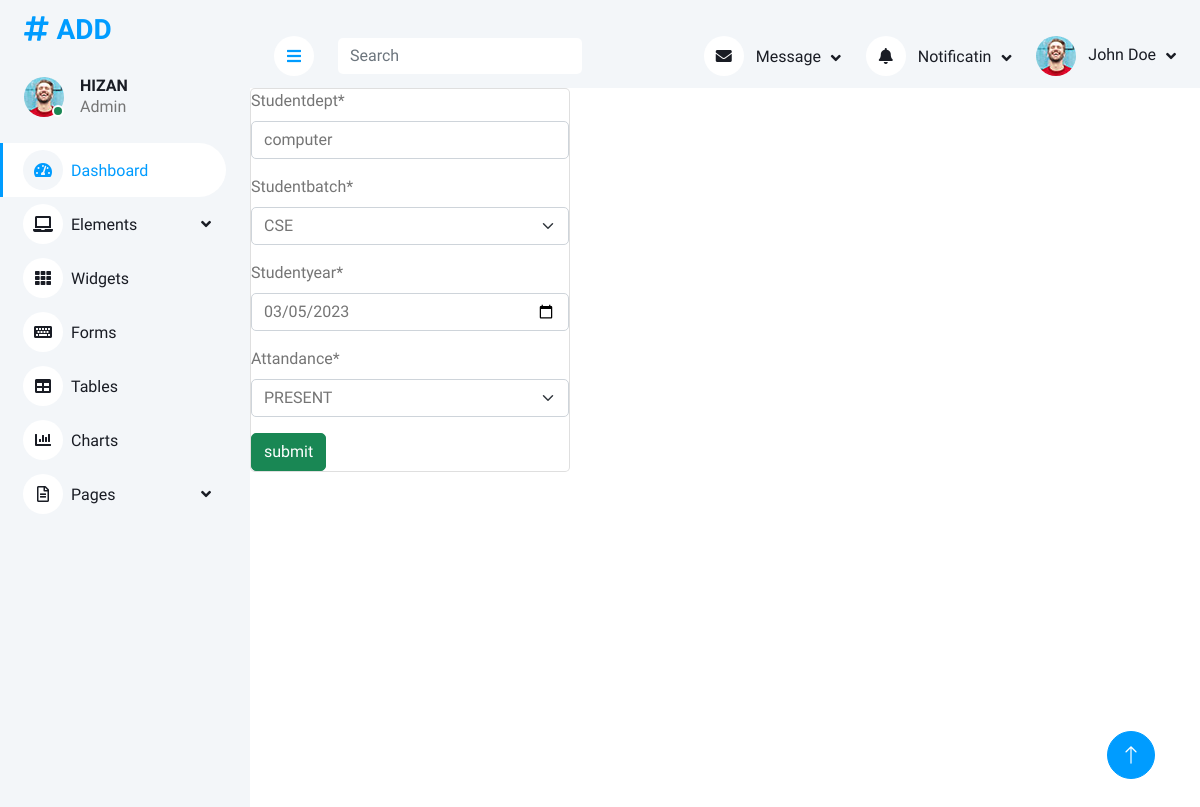
/update_attandance1/3/, run on the app's committed database.
### app1/models.py (models this page shows, shortened)
class attandance(models.Model):
    studentdept=models.CharField(max_length=100)
    studentbatch=models.CharField(max_length=100)
    studentyear=models.DateField()
    attandance=models.CharField(max_length=100)

### app1/views.py (the view)
# urls.py: path('update_attandance1/<int:id>/', views.update_attandance1, name='update_attandance1'),
def update_attandance1(request,id):
    data=attandance.objects.get(id=id)
    form=attandanceform(instance=data)
    if request.method=='POST':
        form=attandanceform(request.POST,instance=data)
        if form.is_valid():
            form.save()
            return redirect('view_attandance1')
    return render (request,'update.html',{'form':form})

### app1/forms.py
class attandanceform(forms.ModelForm):
    studentyear= forms.DateField(widget=dateinput)
    attandance=forms.ChoiceField(choices=ATT)
    studentbatch=forms.ChoiceField(choices=BATCH)
    class Meta:
        model = attandance
        fields = '__all__'

### templates/update.html (shortened to what this page needs)
<!DOCTYPE html>
{% load static %}
{% load crispy_forms_tags %}
<html lang="en">
<head>
    <link href="https://cdnjs.cloudflare.com/ajax/libs/font-awesome/5.10.0/css/all.min.css" rel="stylesheet">
    <link href="https://cdn.jsdelivr.net/npm/bootstrap-icons@1.4.1/font/bootstrap-icons.css" rel="stylesheet">
    <link href="{% static '2ndstatic/lib/owlcarousel/assets/owl.carousel.min.css' %}" rel="stylesheet">
    <link href="{% static '2ndstatic/lib/tempusdominus/css/tempusdominus-bootstrap-4.min.css' %}" rel="stylesheet" />
    <link href="{% static '2ndstatic/css/bootstrap.min.css' %}" rel="stylesheet">
    <link href="{% static '2ndstatic/css/style.css' %}" rel="stylesheet">
</head>
<body>
        <div class="sidebar pe-4 pb-3">
            <nav class="navbar bg-light navbar-light">
                <a href="index.html" class="navbar-brand mx-4 mb-3">
                    <h3 class="text-primary"><i class="fa fa-hashtag me-2"></i>ADD <PAGE></PAGE></h3>
                </a>
                <div class="d-flex align-items-center ms-4 mb-4">
                    <div class="position-relative">
                        <img class="rounded-circle" src="{% static '2ndstatic/img/user.jpg' %}" alt="" style="width: 40px; height: 40px;">
                        <div class="bg-success rounded-circle border border-2 border-white position-absolute end-0 bottom-0 p-1"></div>
                    </div>
                    <div class="ms-3">
                        <h6 class="mb-0">HIZAN</h6>
                        <span>Admin</span>
                    </div>
                </div>
                <div class="navbar-nav w-100">
                    <a href="index.html" class="nav-item nav-link active"><i class="fa fa-tachometer-alt me-2"></i>Dashboard</a>
                    <div class="nav-item dropdown">
                        <a href="#" class="nav-link dropdown-toggle" data-bs-toggle="dropdown"><i class="fa fa-laptop me-2"></i>Elements</a>
                    </div>
                    <a href="widget.html" class="nav-item nav-link"><i class="fa fa-th me-2"></i>Widgets</a>
                    <a href="form.html" class="nav-item nav-link"><i class="fa fa-keyboard me-2"></i>Forms</a>
                    <a href="table.html" class="nav-item nav-link"><i class="fa fa-table me-2"></i>Tables</a>
                    <a href="chart.html" class="nav-item nav-link"><i class="fa fa-chart-bar me-2"></i>Charts</a>
                    <div class="nav-item dropdown">
                        <a href="#" class="nav-link dropdown-toggle" data-bs-toggle="dropdown"><i class="far fa-file-alt me-2"></i>Pages</a>
                    </div>
                </div>
            </nav>
        </div>
         Content Start
        <div class="content">
            <nav class="navbar navbar-expand bg-light navbar-light sticky-top px-4 py-0">
                <a href="#" class="sidebar-toggler flex-shrink-0">
                    <i class="fa fa-bars"></i>
                </a>
                <form class="d-none d-md-flex ms-4">
                    <input class="form-control border-0" type="search" placeholder="Search">
                </form>
                <div class="navbar-nav align-items-center ms-auto">
                    <div class="nav-item dropdown">
                        <a href="#" class="nav-link dropdown-toggle" data-bs-toggle="dropdown">
                            <i class="fa fa-envelope me-lg-2"></i>
                            <span class="d-none d-lg-inline-flex">Message</span>
                        </a>
                    </div>
                    <div class="nav-item dropdown">
                        <a href="#" class="nav-link dropdown-toggle" data-bs-toggle="dropdown">
                            <i class="fa fa-bell me-lg-2"></i>
                            <span class="d-none d-lg-inline-flex">Notificatin</span>
                        </a>
                    </div>
                    <div class="nav-item dropdown">
                        <a href="#" class="nav-link dropdown-toggle" data-bs-toggle="dropdown">
                            <img class="rounded-circle me-lg-2" src="{% static '2ndstatic/img/user.jpg' %}" alt="" style="width: 40px; height: 40px;">
                            <span class="d-none d-lg-inline-flex">John Doe</span>
                        </a>
                    </div>
                </div>
            </nav>
            <div class="card" style="width: 20rem; ">
    <form method="post">
    {{form|crispy}}
    <button class="btn btn-success"> submit</button>
</form>
</div>
        </div>
        <a href="#" class="btn btn-lg btn-primary btn-lg-square back-to-top"><i class="bi bi-arrow-up"></i></a>
</body>
</html>

### static/2ndstatic/css/style.css (style rules this page uses)
:root { --primary: #009CFF; --light: #F3F6F9; --dark: #191C24; }
.back-to-top { position: fixed; display: none; right: 45px; bottom: 45px; z-index: 99; }
.btn { transition: .5s; }
.btn.btn-primary { color: #FFFFFF; }
.btn-lg-square { width: 48px; height: 48px; }
.btn-square, .btn-sm-square, .btn-lg-square { padding: 0; display: inline-flex; align-items: center; justify-content: center; font-weight: normal; border-radius: 50px; }
.sidebar { position: fixed; top: 0; left: 0; bottom: 0; width: 250px; height: 100vh; overflow-y: auto; background: var(--light); transition: 0.5s; z-index: 999; }
.content { margin-left: 250px; min-height: 100vh; background: #FFFFFF; transition: 0.5s; }
@media (min-width: 992px) { .sidebar { margin-left: 0; } }
@media (min-width: 992px) { .content { width: calc(100% - 250px); } }
.sidebar .navbar .navbar-nav .nav-link { padding: 7px 20px; color: var(--dark); font-weight: 500; border-left: 3px solid var(--light); border-radius: 0 30px 30px 0; outline: none; }
.sidebar .navbar .navbar-nav .nav-link:hover, .sidebar .navbar .navbar-nav .nav-link.active { color: var(--primary); background: #FFFFFF; border-color: var(--primary); }
.sidebar .navbar .navbar-nav .nav-link i { width: 40px; height: 40px; display: inline-flex; align-items: center; justify-content: center; background: #FFFFFF; border-radius: 40px; }
.sidebar .navbar .navbar-nav .nav-link:hover i, .sidebar .navbar .navbar-nav .nav-link.active i { background: var(--light); }
.sidebar .navbar .dropdown-toggle::after { position: absolute; top: 15px; right: 15px; border: none; content: "\f107"; font-family: "Font Awesome 5 Free"; font-weight: 900; transition: .5s; }
.content .navbar .navbar-nav .nav-link { margin-left: 25px; padding: 12px 0; color: var(--dark); outline: none; }
.content .navbar .sidebar-toggler, .content .navbar .navbar-nav .nav-link i { width: 40px; height: 40px; display: inline-flex; align-items: center; justify-content: center; background: #FFFFFF; border-radius: 40px; }
.content .navbar .dropdown-toggle::after { margin-left: 6px; vertical-align: middle; border: none; content: "\f107"; font-family: "Font Awesome 5 Free"; font-weight: 900; transition: .5s; }

### data on the page
attandance: studentdept "computer", studentbatch "CSE", studentyear "03/05/2023", attandance "PRESENT"
